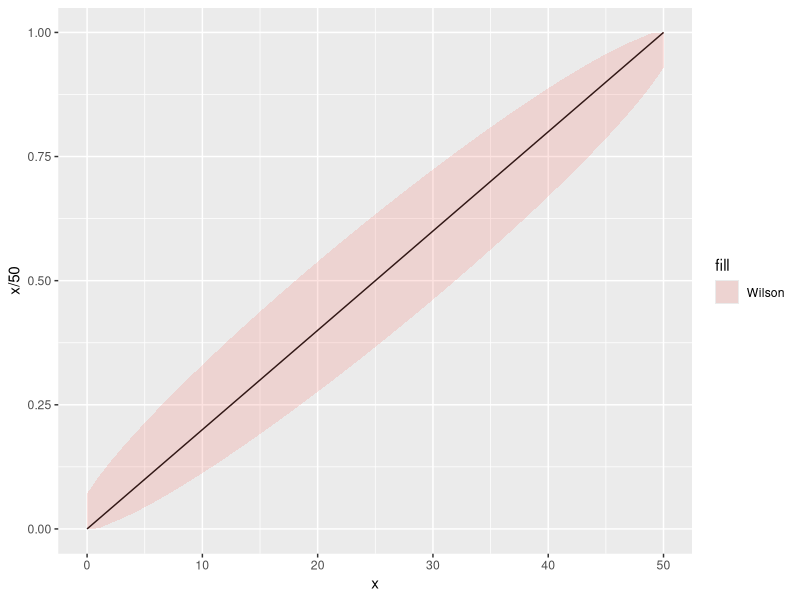
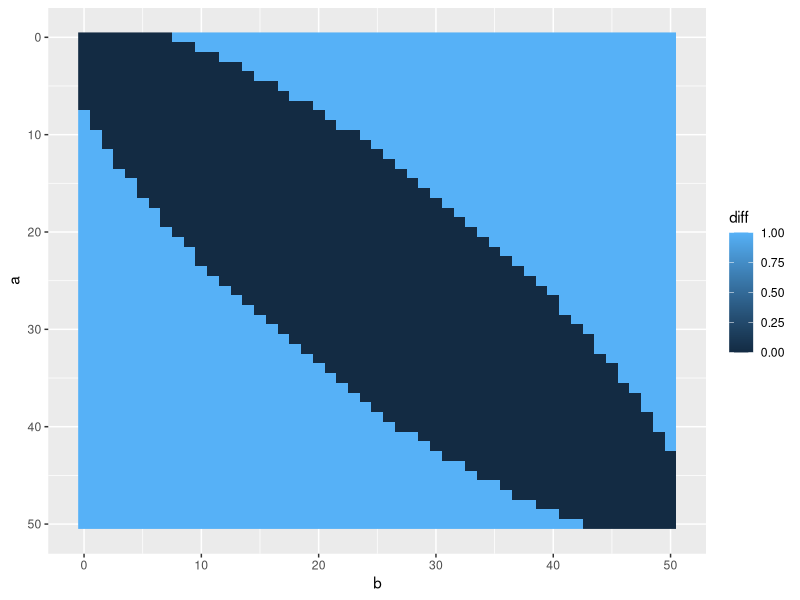

These charts were generated, in order, by the following R code:
rm(list = ls())

library(Hmisc)
library(ggplot2)

df = data.frame(x = 0:50)

df$exact_lower = binconf(df$x, 50, alpha=0.05, method='exact')[,2]
df$exact_upper = binconf(df$x, 50, alpha=0.05, method='exact')[,3]
df$wilson_lower = binconf(df$x, 50, alpha=0.05, method='wilson')[,2]
df$wilson_upper = binconf(df$x, 50, alpha=0.05, method='wilson')[,3]
df$asymptotic_lower = binconf(df$x, 50, alpha=0.05, method='asymptotic')[,2]
df$asymptotic_upper = binconf(df$x, 50, alpha=0.05, method='asymptotic')[,3]

ggplot(df, aes(x = x)) + 
  geom_line(aes(y = x / 50)) + 
  #geom_ribbon(aes(ymin = exact_lower, ymax = exact_upper, fill = 'Exact'), alpha = 0.2) +
  geom_ribbon(aes(ymin = wilson_lower, ymax = wilson_upper, fill = 'Wilson'), alpha = 0.2)
  #geom_ribbon(aes(ymin = asymptotic_lower, ymax = asymptotic_upper, fill = 'Asymptotic'), alpha = 0.2)


df_mat = data.frame(data = matrix(nrow = 0, ncol = 3))
colnames(df_mat) = c('a', 'b', 'diff')
for(a in 0:50){
  a_upper = binconf(a, 50, alpha = 0.05, method='wilson')[,3]
  for(b in a:50){
    b_lower = binconf(b, 50, alpha = 0.05, method='wilson')[,2]
    cat(a, b, a_upper, b_lower, '\n')
    if(a_upper >= b_lower){
      df_mat[nrow(df_mat) + 1,] = c(a, b, 0)
      df_mat[nrow(df_mat) + 1,] = c(b, a, 0)
    } else{
      df_mat[nrow(df_mat) + 1,] = c(a, b, 1)
      df_mat[nrow(df_mat) + 1,] = c(b, a, 1)
    }
  }
}

ggplot(df_mat, aes(x = b, y = a, fill = diff)) + 
  geom_raster() +
  scale_y_reverse()
